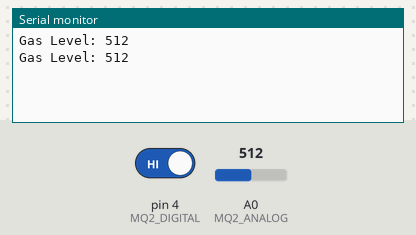
Bench run of a sketch on a simulated Arduino Uno, built with avr-gcc and run on an emulated ATmega328P. On the bench: the last lines printed to the serial monitor. The test bench sets the inputs (shaded band); at power-on: pin 4 (MQ2_DIGITAL) HIGH, A0 (MQ2_ANALOG) = 512.

Above: at 1.8 s.
1.9 s: pin 4 (MQ2_DIGITAL) driven LOW
At 2.8 s:
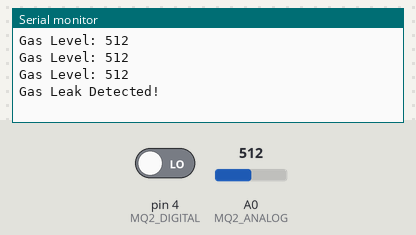
4.5 s: A0 (MQ2_ANALOG) set to 716
At 5.8 s:
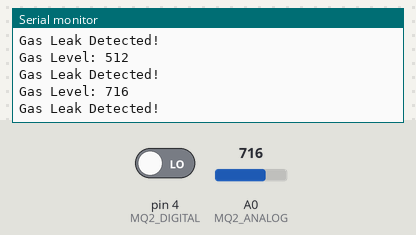
6.0 s: A0 (MQ2_ANALOG) set to 900
At 6.5 s:
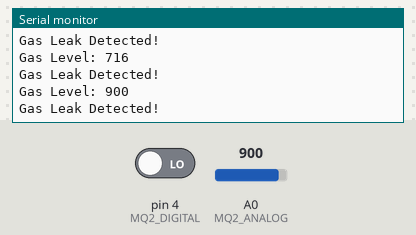
Timing chart, 0 to 9.0 s (numbered marks = the images above; inputs shaded):
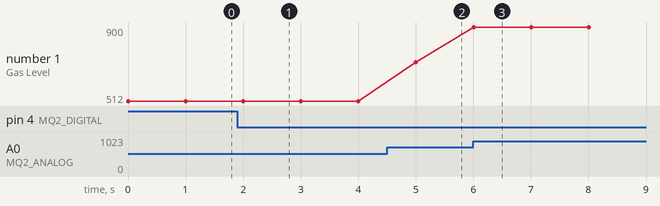

Measured:
- after the input at 1.9 s, the serial monitor: prints a new line after 0.12 s (image 1)
- after the input at 4.5 s, the serial monitor: prints a new line after 0.50 s (image 2)
- after the input at 6.0 s, the serial monitor: prints a new line at once (image 3)
- plotted number 1: 512 → 716 after the input at 4.5 s, 716 → 900 after the input at 6.0 s

The sketch:

gas_leak_detector.ino
```cpp
#define MQ2_ANALOG A0
#define MQ2_DIGITAL 4

void setup() {
  Serial.begin(9600);
  pinMode(MQ2_DIGITAL, INPUT);

}

void loop() {
  int gasValue = analogRead(MQ2_ANALOG);
  int gasDetected = digitalRead(MQ2_DIGITAL);

  Serial.print("Gas Level: ");
  Serial.println(gasValue);

  if(gasDetected == LOW) {
    Serial.println("Gas Leak Detected!");

  }

  delay(1000);

}
```
